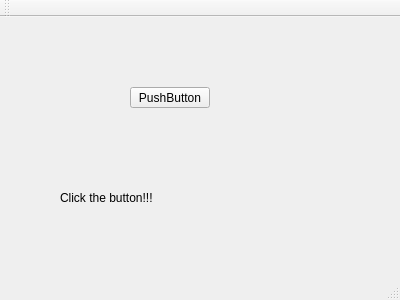
<?xml version="1.0" encoding="UTF-8"?>
<ui version="4.0">
 <class>MainWindow</class>
 <widget class="QMainWindow" name="MainWindow">
  <property name="geometry">
   <rect>
    <x>0</x>
    <y>0</y>
    <width>400</width>
    <height>300</height>
   </rect>
  </property>
  <property name="windowTitle">
   <string>MainWindow</string>
  </property>
  <widget class="QWidget" name="centralWidget">
   <widget class="QPushButton" name="pushButton">
    <property name="geometry">
     <rect>
      <x>130</x>
      <y>70</y>
      <width>80</width>
      <height>21</height>
     </rect>
    </property>
    <property name="text">
     <string>PushButton</string>
    </property>
   </widget>
   <widget class="QLabel" name="label">
    <property name="geometry">
     <rect>
      <x>60</x>
      <y>150</y>
      <width>221</width>
      <height>61</height>
     </rect>
    </property>
    <property name="text">
     <string>Click the button!!!</string>
    </property>
   </widget>
  </widget>
  <widget class="QMenuBar" name="menuBar">
   <property name="geometry">
    <rect>
     <x>0</x>
     <y>0</y>
     <width>400</width>
     <height>20</height>
    </rect>
   </property>
  </widget>
  <widget class="QToolBar" name="mainToolBar">
   <attribute name="toolBarArea">
    <enum>TopToolBarArea</enum>
   </attribute>
   <attribute name="toolBarBreak">
    <bool>false</bool>
   </attribute>
  </widget>
  <widget class="QStatusBar" name="statusBar"/>
 </widget>
 <layoutdefault spacing="6" margin="11"/>
 <resources/>
 <connections/>
</ui>
